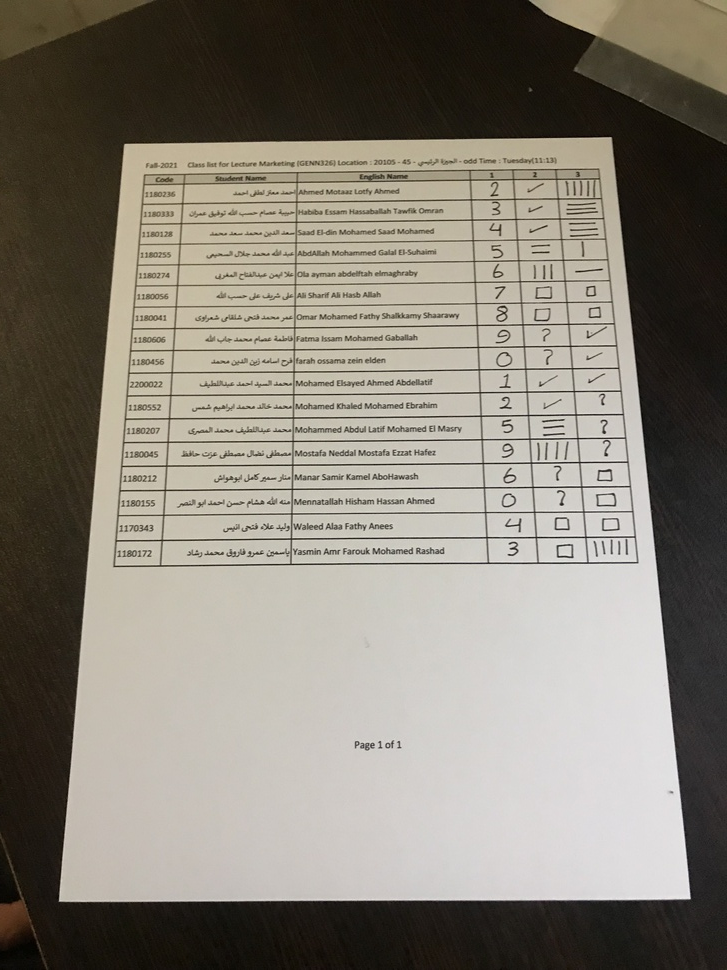
#> input picture Module 1 - Grades Sheet/data/images/6.jpg, 727 x 970 px, shrunk from 3024 x 4032 before the run, found by its file name
$ python main.py
#> lines starting #> are read from the running program, lines starting #| are printed output that depends on the picture; after the words box and inside, x2 and y2 are one past the last pixel; in counts of white or black regions, pixels touching at a corner belong together
#> in readImage, imageBGR is the input picture: shape (970, 727, 3); mean B, G, R 117.3, 127.8, 133.5
### Module2BubbleSheetCorrection/src/paperExtraction.py
import numpy as np
import cv2 as cv
import matplotlib.pyplot as plt
from Module2BubbleSheetCorrection.src.utils import *
import os

# 1) Image reading and preprocessing
# [5 lines left out: function readImage, not called in this run]

def convertToGrayScale(imageRGB):
    # Convert RGB image to grayscale.
    return cv.cvtColor(imageRGB, cv.COLOR_BGR2GRAY)
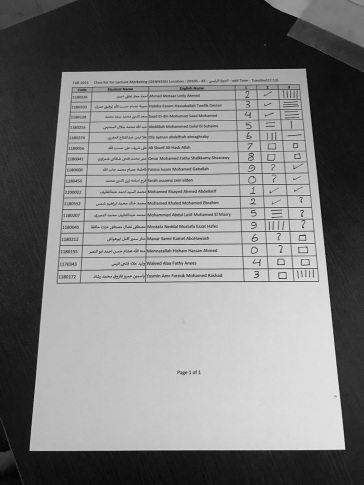
#> returned value: shape (970, 727) (shown at 1/2 size); min 1, max 241, mean 125.4

def applyGaussian(imageGrayScale, windowSize = (7,7)):
    # Apply Gaussian blur to reduce noise.
#> called with windowSize = (7, 7)
    return cv.GaussianBlur(imageGrayScale, windowSize, 0)

# [101 lines left out: functions thresholdImage, findBiggestFourSidedContour, segmentPaper, orderPoints, calculateCroppedImageDimensions, warpPaper and 3 more, not called in this run]
#> in thresholdImage, `binary = cv.adaptiveThreshold(imageGrayScale, 255, cv.ADAPTIVE_THRESH_..`:
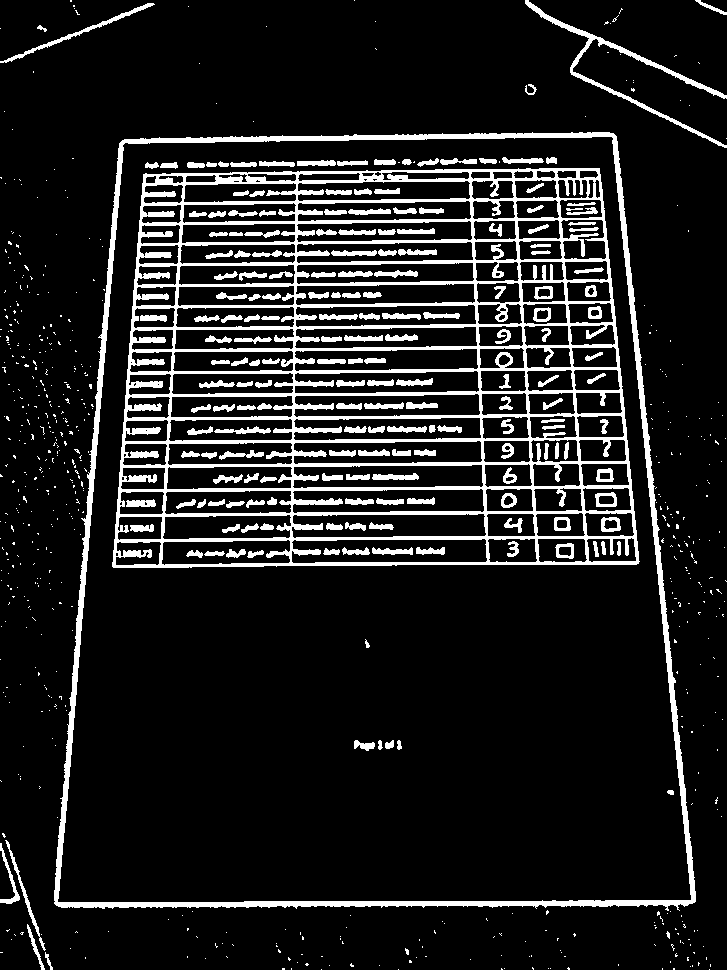
#> binary: shape (970, 727); 12.2% white; 767 white regions (571 under 20 px)
    biggestContour = findBiggestFourSidedContour(thresh)
#> in findBiggestFourSidedContour, `contours, _ = cv.findContours(thresh_image, cv.RETR_EXTERNAL, cv.CHAIN..`: contours = 578 contours, 568 with area under 20; largest, box (x1, y1, x2, y2) and area: (54, 132, 696, 911) 439482, (525, 0, 727, 148) 1504, (0, 3, 155, 63) 448, (5, 840, 46, 951) 232, (0, 843, 20, 904) 188
#> the loop in findBiggestFourSidedContour, `for contour in contours:` made 578 passes
#> after the loop in findBiggestFourSidedContour, `for contour in contours:`: maxArea = 439482
    extractedPaper = segmentPaper(imageRGB, biggestContour)
    warped = warpPaper(imageRGB, biggestContour)
    return warped

# 6) Testing for all dataset
def test():
    images = ["../data/images/1.jpg", "../data/images/2.jpg", "../data/images/3.jpg", "../data/images/4.jpg", "../data/images/5.jpg", "../data/images/6.jpg", "../data/images/7.jpg", "../data/images/8.jpg", "../data/images/9.jpg",
               "../data/images/10.jpg", "../data/images/11.jpg", "../data/images/12.jpg", "../data/images/13.jpg", "../data/images/14.jpg", "../data/images/15.jpg", "../data/images/16.jpg", "../data/images/17.jpg", "../data/images/18.jpg",
                "../data/images/19.jpg", "../data/images/20.jpg", "../data/images/21.jpg", "../data/images/22.jpg", "../data/images/23.jpg","../data/images/24.jpg"]
    for i, imagePath in enumerate(images):
        paper = extractPaper(imagePath)
        image = readImage(imagePath)
        # show_images([image, paper], titles = [f"Original {i + 1}", f"Scanned Paper {i + 1}"])
        outputPath = f"../data/papers/{i + 1}.jpg"
        cv.imwrite(outputPath, paper)
        print(f"Saved: {outputPath}")

# [2 lines that do not run on import are left out]

### Module2BubbleSheetCorrection/src/main.py
import cv2 as cv
import numpy as np
from answersExtraction import *
from idExtraction import *
from paperExtraction import *
import pandas as pd

# -------------------------------
# 1) Load paper, extract ID and answers
# -------------------------------
imagePath = r"D:\Omar\Image Processing & Computer Vision\GradesAutoFiller\Module2BubbleSheetCorrection\data\images\6.jpg"
paper = extractPaper(imagePath)
#> in extractPaper, `biggestContour = findBiggestFourSidedContour(thresh)`: biggestContour = [[613, 133], [119, 143], [56, 905], [695, 901]]
#> in segmentPaper, `cv.fillPoly(mask, [contour], 255)`:
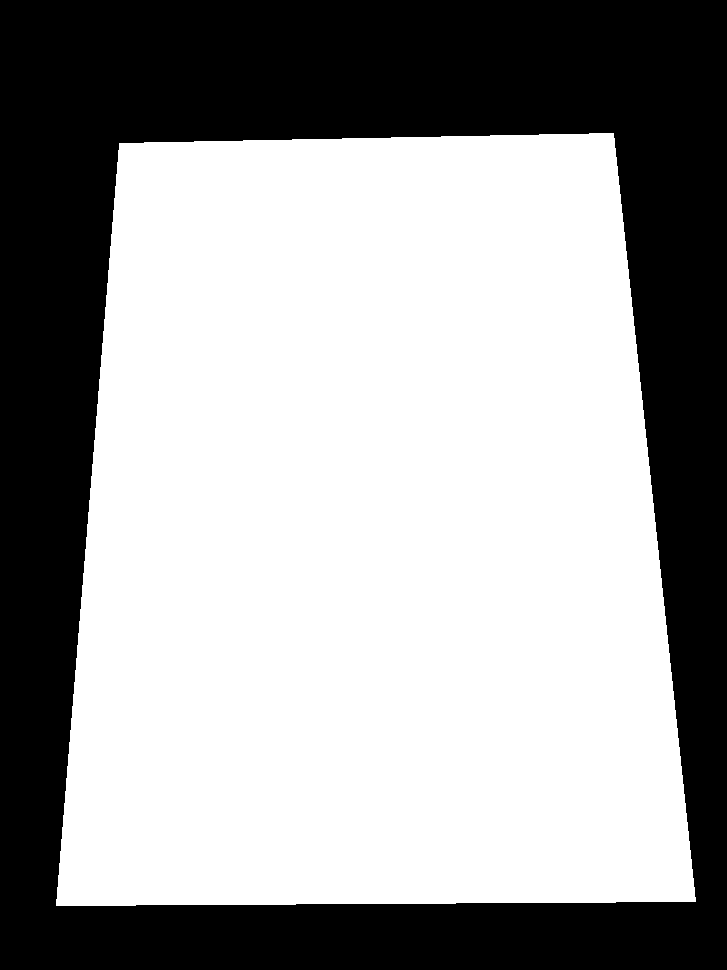
#> mask: shape (970, 727); 61.7% white; 1 black region, box (x1, y1, x2, y2) and area: (0, 0, 727, 970) 270418
#> in orderPoints, `contourPoints = sorted(contourPoints, key=lambda p: p[1])`: contourPoints = [[613, 133], [119, 143], [695, 901], [56, 905]]
#> in orderPoints, `top = contourPoints[:2]`: top = [[613, 133], [119, 143]]
#> in orderPoints, `bottom = contourPoints[2:]`: bottom = [[695, 901], [56, 905]]
#> in orderPoints, `topLeft, topRight = top[1], top[0]`: topLeft = [119, 143]; topRight = [613, 133]
#> in orderPoints, `bottomLeft, bottomRight = bottom[1], bottom[0]`: bottomLeft = [56, 905]; bottomRight = [695, 901]
#> in orderPoints, `orderedPoints = [topLeft, topRight, bottomLeft, bottomRight]`: orderedPoints = [[119, 143], [613, 133], [56, 905], [695, 901]]
#> in calculateCroppedImageDimensions, `topLeft, topRight, bottomLeft, bottomRight = orderedPoints[0], ordered..`: topLeft = [119, 143]; topRight = [613, 133]; bottomLeft = [56, 905]; bottomRight = [695, 901]
#> in calculateCroppedImageDimensions, `leftEdge = (((topLeft[0] - bottomLeft[0]) ** 2) + ((topLeft[1] - botto..`: leftEdge = 764.6
#> in calculateCroppedImageDimensions, `rightEdge = (((topRight[0] - bottomRight[0]) ** 2) + ((topRight[1] - b..`: rightEdge = 772.4
#> in calculateCroppedImageDimensions, `topEdge = (((topLeft[0] - topRight[0]) ** 2) + ((topLeft[1] - topRight..`: topEdge = 494.1
#> in calculateCroppedImageDimensions, `bottomEdge = (((bottomLeft[0] - bottomRight[0]) ** 2) + ((bottomLeft[1..`: bottomEdge = 639
#> in calculateCroppedImageDimensions, `height = int(max(leftEdge, rightEdge))`: height = 772
#> in warpPaper, `width, height = calculateCroppedImageDimensions(orderedPoints)`: width = 639; height = 772
#> in warpPaper, `destinationPoints = np.float32([[0, 0], [width, 0], [0, height], [widt..`: destinationPoints = [[0, 0], [639, 0], [0, 772], [639, 772]]
#> in warpPaper, `matrix = cv.getPerspectiveTransform(orderedPoints, destinationPoints)`: matrix = [[1.39, 0.115, -181.6], [0.0282, 1.39, -202.4], [2.78e-05, 0.000409, 1]]
#> in warpPaper, `warpedImage = cv.warpPerspective(image, matrix, (width, height))`:
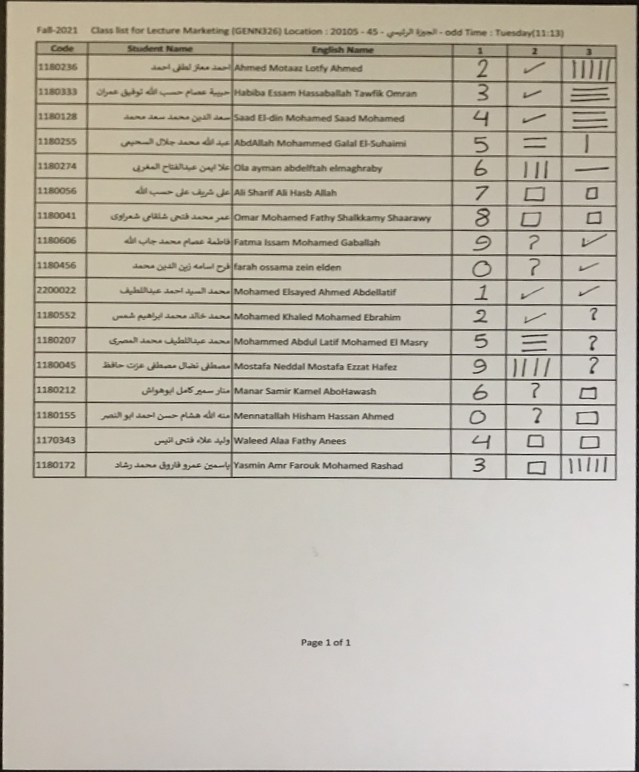
#> warpedImage: shape (772, 639, 3); mean R, G, B 188.1, 182.2, 169.6
height, width, channels = paper.shape

# Split paper into ID and questions regions
idImage = paper[int(0.12*height):height//3, :5*width//9, :]
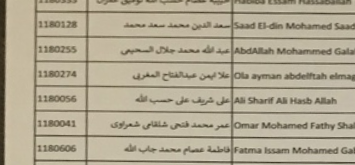
#> idImage: shape (165, 355, 3); mean R, G, B 177.1, 168.1, 146.4
questions = paper[height//3:, :, :]
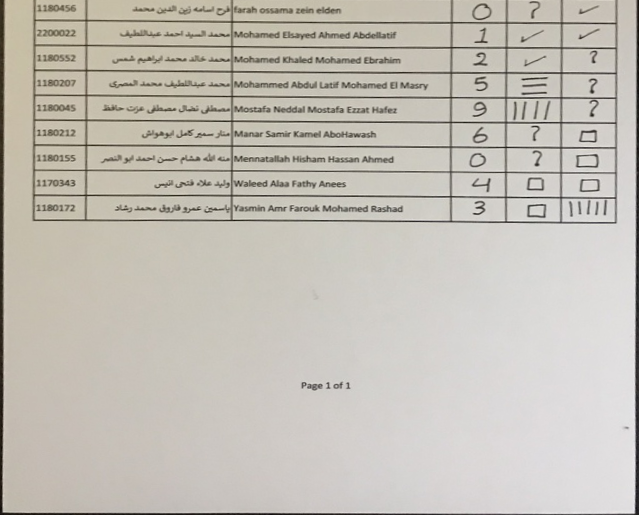
#> questions: shape (515, 639, 3); mean R, G, B 195.5, 191, 182.6

# Extract ID and answers
#> (the run stopped early here; a loop or call above may not have finished)

$ run again, with Module 1 - Grades Sheet/data/images/1.jpg copied over Module 1 - Grades Sheet/data/images/6.jpg
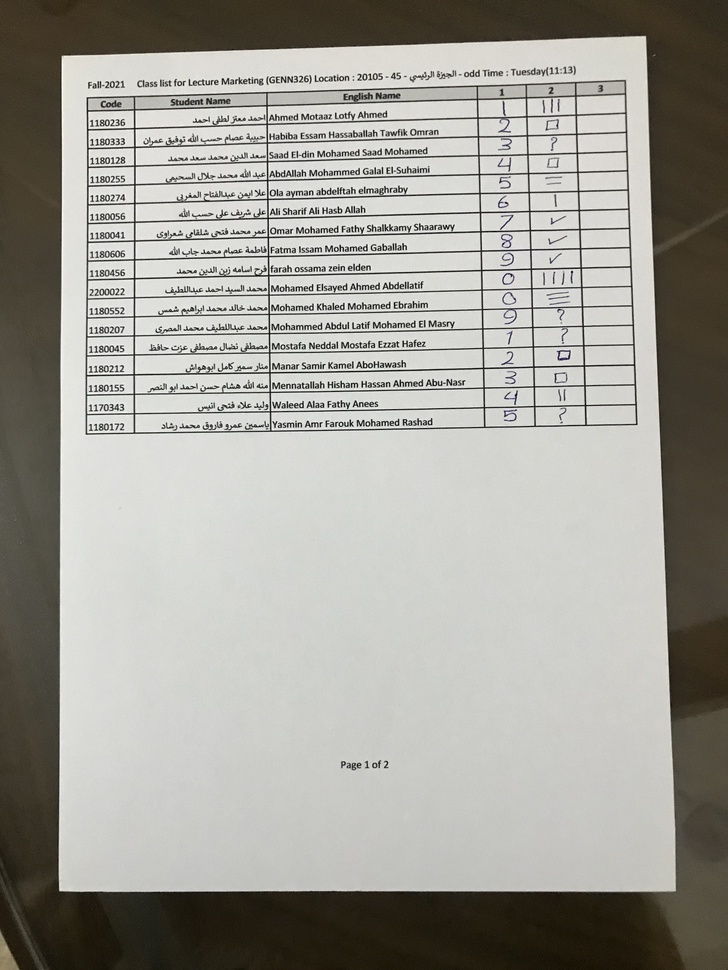
#> input picture Module 1 - Grades Sheet/data/images/1.jpg, 728 x 970 px, shrunk from 3024 x 4030 before the run, found by its file name
#> in readImage, imageBGR is the input picture: shape (970, 728, 3); mean B, G, R 152.7, 159.6, 161.2
#> in thresholdImage, `binary = cv.adaptiveThreshold(imageGrayScale, 255, cv.ADAPTIVE_THRESH_..`:
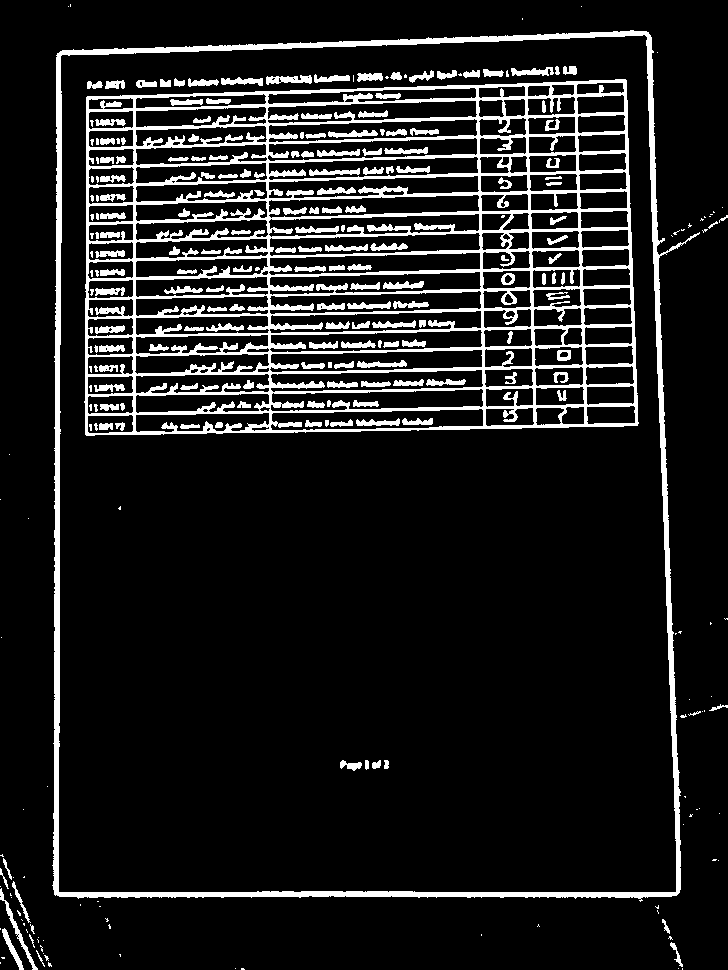
#> binary: shape (970, 728); 11.7% white; 278 white regions (102 under 20 px)
#> contours = 89 contours, 80 with area under 20; largest, box (x1, y1, x2, y2) and area: (52, 30, 700, 902) 522536, (0, 888, 38, 970) 246, (2, 928, 24, 970) 178, (12, 881, 31, 923) 85, (670, 942, 683, 967) 59
#> the loop in findBiggestFourSidedContour, `for contour in contours:` made 89 passes
#> after the loop in findBiggestFourSidedContour, `for contour in contours:`: maxArea = 522536
#> in extractPaper, `biggestContour = findBiggestFourSidedContour(thresh)`: biggestContour = [[648, 32], [57, 53], [55, 895], [679, 892]]
#> mask: shape (970, 728); 73.4% white; 1 black region, box (x1, y1, x2, y2) and area: (0, 0, 728, 970) 187543
#> in orderPoints, `contourPoints = sorted(contourPoints, key=lambda p: p[1])`: contourPoints = [[648, 32], [57, 53], [679, 892], [55, 895]]
#> top = [[648, 32], [57, 53]]
#> bottom = [[679, 892], [55, 895]]
#> in orderPoints, `topLeft, topRight = top[1], top[0]`: topLeft = [57, 53]; topRight = [648, 32]
#> in orderPoints, `bottomLeft, bottomRight = bottom[1], bottom[0]`: bottomLeft = [55, 895]; bottomRight = [679, 892]
#> in orderPoints, `orderedPoints = [topLeft, topRight, bottomLeft, bottomRight]`: orderedPoints = [[57, 53], [648, 32], [55, 895], [679, 892]]
#> in calculateCroppedImageDimensions, `topLeft, topRight, bottomLeft, bottomRight = orderedPoints[0], ordered..`: topLeft = [57, 53]; topRight = [648, 32]; bottomLeft = [55, 895]; bottomRight = [679, 892]
#> leftEdge = 842
#> rightEdge = 860.6
#> topEdge = 591.4
#> bottomEdge = 624
#> in calculateCroppedImageDimensions, `height = int(max(leftEdge, rightEdge))`: height = 860
#> in warpPaper, `width, height = calculateCroppedImageDimensions(orderedPoints)`: width = 624; height = 860
#> destinationPoints = [[0, 0], [624, 0], [0, 860], [624, 860]]
#> matrix = [[1.08, 0.00258, -61.97], [0.0385, 1.08, -59.62], [3.9e-05, 6.54e-05, 1]]
#> `questions = paper[height//3:, :, :]`:
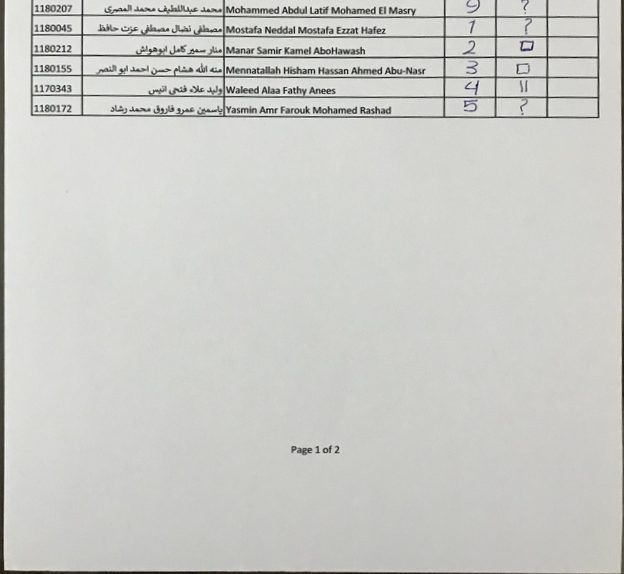
#> questions: shape (574, 624, 3); mean R, G, B 202.6, 203.2, 198.8
